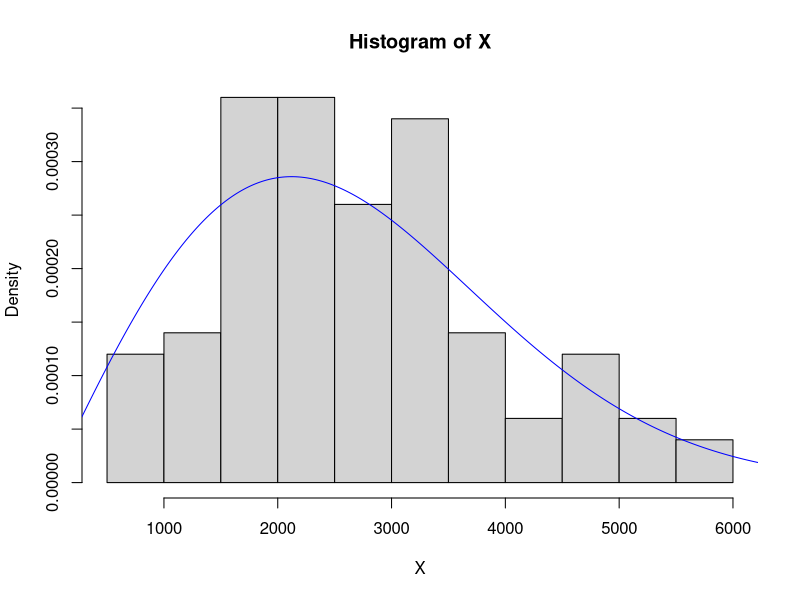
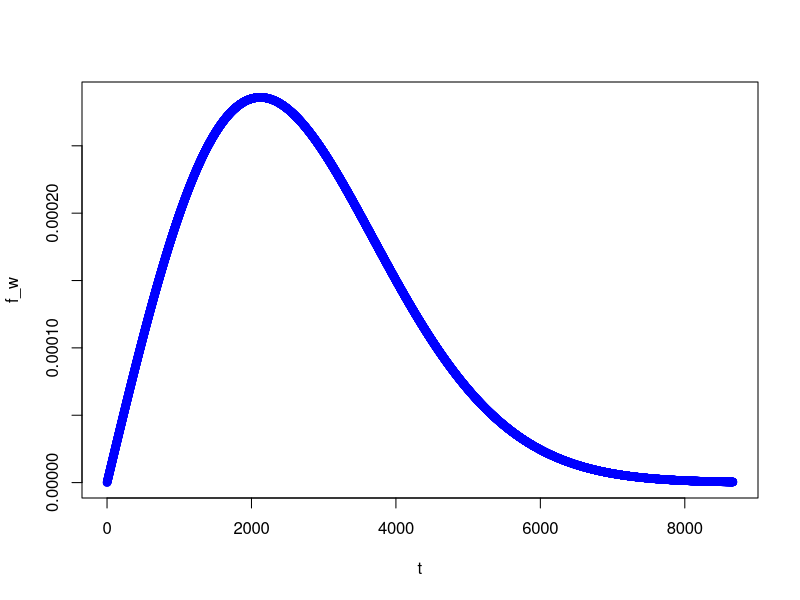
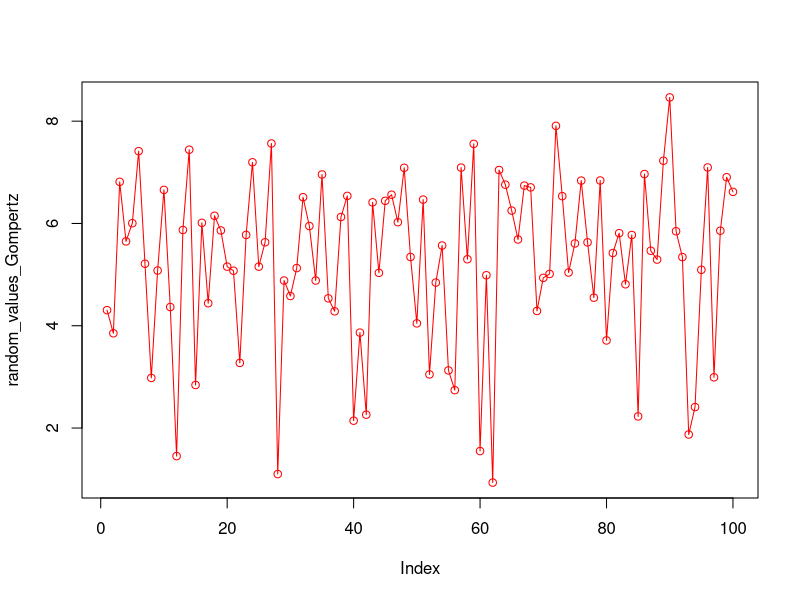
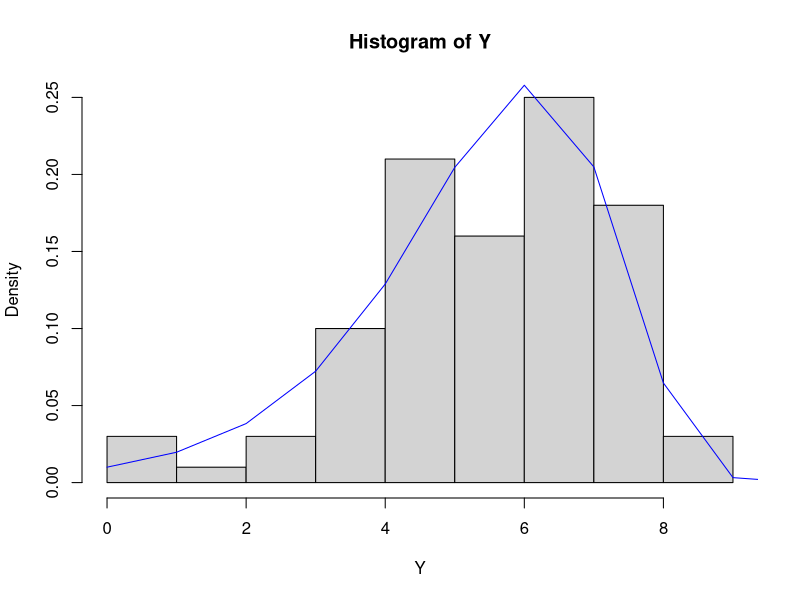
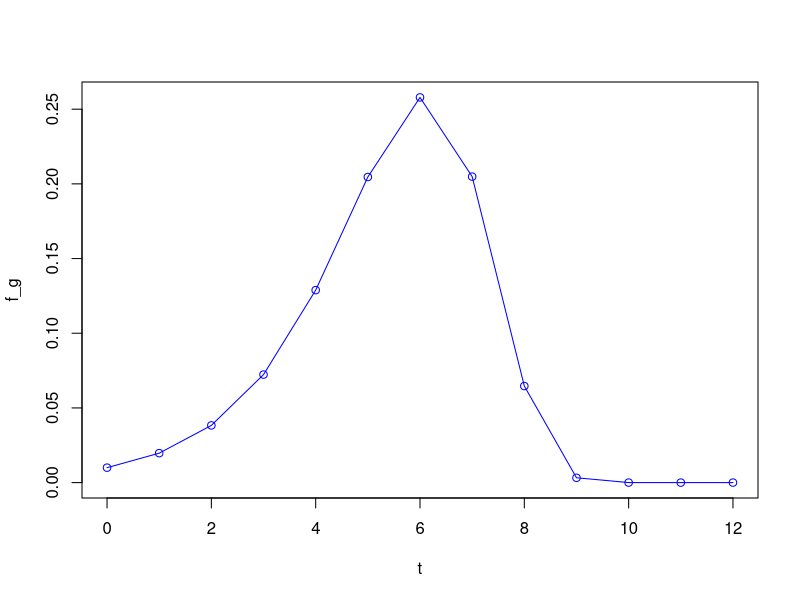

Reproduce these figures in R, in order.
#generate random numbers using Gompertz distribution 
#by using a technique which is called inverse transform:let U be a uniform random variable in[0,1]
#If X= F^-1(U), then X is a random variable with cumulative density function F_X(x)=F
#and then compare its fitting with Gompertz and Weibull model

 Weibull <- function(delta,beta,n)
 {
   U <- runif(n)
   X <- delta*(-log(1-U))^(1/beta)
   return(X)
 }
 
 
 #random_values_Weibull <- Weibull(3000,2,100)
 #par(new=T)
# plot(random_values_Weibull, type="o",col="blue")
 #hist(random_values_Weibull)
 
 #check again; Let’s check if this is reasonable, by superimposing the plot of the density of a Weibull random
 #variable with the same parameters
 n <- 100
 beta <- 2
 delta <- 3000
 X <- Weibull(3000,2,n)
 hist(X,freq=FALSE)
 t <- seq(from=0, to=max(X)*1.5, by=1)
 f_w <- beta/delta*(t/delta)^(beta-1)*exp(-(t/delta)^beta)
 lines(t,f_w,col="blue")
 #par(new=T)
 plot(t,f_w,col="blue",type="o")
 
 #lambda>0 and alpha>1
 Gompertz <-function(lambda,alpha,n)
 {
   U<-runif(n)
   Y<- -(log(lambda)-log(lambda-log(1-U)*log(alpha)))/log(alpha)
   return(Y)
 }
 
 random_values_Gompertz <- Gompertz(0.01,2,100)
 plot(random_values_Gompertz, type="o",col="red")
 
 #check again; Let’s check if this is reasonable, by superimposing the plot of the density of a Weibull random
 #variable with the same parameters
 n <- 100
 lambda <- 0.01
 alpha<-2
 Y <- Gompertz(0.01,2,n)
 hist(Y,freq=FALSE)
 #hist(random_values_gompertz,freq="FALSE")
 t <- seq(from=0, to=max(Y)*1.5, by=1)
 f_g <- lambda*alpha^t*exp(-lambda*((alpha^t)-1)/log(alpha))
 lines(t,f_g,col="blue")
 plot(t,f_g,col="blue",type="o")
 
 
 
 